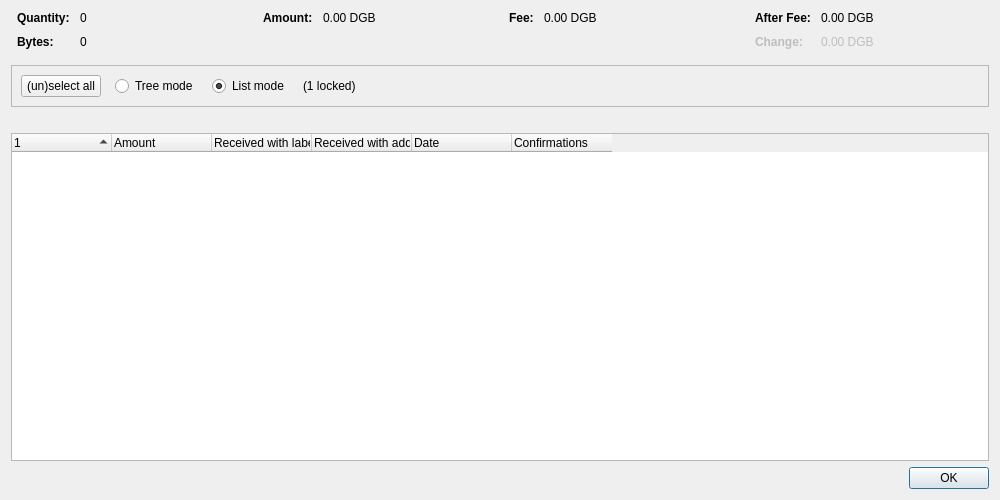
<?xml version="1.0" encoding="UTF-8"?>
<ui version="4.0">
 <class>CoinControlDialog</class>
 <widget class="QDialog" name="CoinControlDialog">
  <property name="geometry">
   <rect>
    <x>0</x>
    <y>0</y>
    <width>1000</width>
    <height>500</height>
   </rect>
  </property>
  <property name="windowTitle">
   <string>Coin Selection</string>
  </property>
  <layout class="QVBoxLayout" name="verticalLayout">
   <item>
    <layout class="QHBoxLayout" name="horizontalLayoutTop" stretch="0,0,0,0">
     <property name="topMargin">
      <number>0</number>
     </property>
     <property name="bottomMargin">
      <number>10</number>
     </property>
     <item>
      <layout class="QFormLayout" name="formLayoutCoinControl1">
       <property name="labelAlignment">
        <set>Qt::AlignLeft|Qt::AlignVCenter</set>
       </property>
       <property name="horizontalSpacing">
        <number>10</number>
       </property>
       <property name="verticalSpacing">
        <number>10</number>
       </property>
       <property name="leftMargin">
        <number>6</number>
       </property>
       <property name="rightMargin">
        <number>6</number>
       </property>
       <item row="0" column="0">
        <widget class="QLabel" name="labelCoinControlQuantityText">
         <property name="font">
          <font>
           <weight>75</weight>
           <bold>true</bold>
          </font>
         </property>
         <property name="text">
          <string>Quantity:</string>
         </property>
        </widget>
       </item>
       <item row="0" column="1">
        <widget class="QLabel" name="labelCoinControlQuantity">
         <property name="cursor">
          <cursorShape>IBeamCursor</cursorShape>
         </property>
         <property name="contextMenuPolicy">
          <enum>Qt::ActionsContextMenu</enum>
         </property>
         <property name="text">
          <string notr="true">0</string>
         </property>
         <property name="textInteractionFlags">
          <set>Qt::LinksAccessibleByMouse|Qt::TextSelectableByKeyboard|Qt::TextSelectableByMouse</set>
         </property>
        </widget>
       </item>
       <item row="1" column="0">
        <widget class="QLabel" name="labelCoinControlBytesText">
         <property name="font">
          <font>
           <weight>75</weight>
           <bold>true</bold>
          </font>
         </property>
         <property name="text">
          <string>Bytes:</string>
         </property>
        </widget>
       </item>
       <item row="1" column="1">
        <widget class="QLabel" name="labelCoinControlBytes">
         <property name="cursor">
          <cursorShape>IBeamCursor</cursorShape>
         </property>
         <property name="contextMenuPolicy">
          <enum>Qt::ActionsContextMenu</enum>
         </property>
         <property name="text">
          <string notr="true">0</string>
         </property>
         <property name="textInteractionFlags">
          <set>Qt::LinksAccessibleByMouse|Qt::TextSelectableByKeyboard|Qt::TextSelectableByMouse</set>
         </property>
        </widget>
       </item>
      </layout>
     </item>
     <item>
      <layout class="QFormLayout" name="formLayoutCoinControl2">
       <property name="horizontalSpacing">
        <number>10</number>
       </property>
       <property name="verticalSpacing">
        <number>10</number>
       </property>
       <property name="leftMargin">
        <number>6</number>
       </property>
       <property name="rightMargin">
        <number>6</number>
       </property>
       <item row="0" column="0">
        <widget class="QLabel" name="labelCoinControlAmountText">
         <property name="font">
          <font>
           <weight>75</weight>
           <bold>true</bold>
          </font>
         </property>
         <property name="text">
          <string>Amount:</string>
         </property>
        </widget>
       </item>
       <item row="0" column="1">
        <widget class="QLabel" name="labelCoinControlAmount">
         <property name="cursor">
          <cursorShape>IBeamCursor</cursorShape>
         </property>
         <property name="contextMenuPolicy">
          <enum>Qt::ActionsContextMenu</enum>
         </property>
         <property name="text">
          <string notr="true">0.00 DGB</string>
         </property>
         <property name="textInteractionFlags">
          <set>Qt::LinksAccessibleByMouse|Qt::TextSelectableByKeyboard|Qt::TextSelectableByMouse</set>
         </property>
        </widget>
       </item>
      </layout>
     </item>
     <item>
      <layout class="QFormLayout" name="formLayoutCoinControl3">
       <property name="horizontalSpacing">
        <number>10</number>
       </property>
       <property name="verticalSpacing">
        <number>10</number>
       </property>
       <property name="leftMargin">
        <number>6</number>
       </property>
       <property name="rightMargin">
        <number>6</number>
       </property>
       <item row="0" column="0">
        <widget class="QLabel" name="labelCoinControlFeeText">
         <property name="font">
          <font>
           <weight>75</weight>
           <bold>true</bold>
          </font>
         </property>
         <property name="text">
          <string>Fee:</string>
         </property>
        </widget>
       </item>
       <item row="0" column="1">
        <widget class="QLabel" name="labelCoinControlFee">
         <property name="cursor">
          <cursorShape>IBeamCursor</cursorShape>
         </property>
         <property name="contextMenuPolicy">
          <enum>Qt::ActionsContextMenu</enum>
         </property>
         <property name="text">
          <string notr="true">0.00 DGB</string>
         </property>
         <property name="textInteractionFlags">
          <set>Qt::LinksAccessibleByMouse|Qt::TextSelectableByKeyboard|Qt::TextSelectableByMouse</set>
         </property>
        </widget>
       </item>
      </layout>
     </item>
     <item>
      <layout class="QFormLayout" name="formLayoutCoinControl4">
       <property name="labelAlignment">
        <set>Qt::AlignLeft|Qt::AlignVCenter</set>
       </property>
       <property name="horizontalSpacing">
        <number>10</number>
       </property>
       <property name="verticalSpacing">
        <number>10</number>
       </property>
       <property name="leftMargin">
        <number>6</number>
       </property>
       <property name="rightMargin">
        <number>6</number>
       </property>
       <item row="0" column="0">
        <widget class="QLabel" name="labelCoinControlAfterFeeText">
         <property name="font">
          <font>
           <weight>75</weight>
           <bold>true</bold>
          </font>
         </property>
         <property name="text">
          <string>After Fee:</string>
         </property>
        </widget>
       </item>
       <item row="0" column="1">
        <widget class="QLabel" name="labelCoinControlAfterFee">
         <property name="cursor">
          <cursorShape>IBeamCursor</cursorShape>
         </property>
         <property name="contextMenuPolicy">
          <enum>Qt::ActionsContextMenu</enum>
         </property>
         <property name="text">
          <string notr="true">0.00 DGB</string>
         </property>
         <property name="textInteractionFlags">
          <set>Qt::LinksAccessibleByMouse|Qt::TextSelectableByKeyboard|Qt::TextSelectableByMouse</set>
         </property>
        </widget>
       </item>
       <item row="1" column="0">
        <widget class="QLabel" name="labelCoinControlChangeText">
         <property name="enabled">
          <bool>false</bool>
         </property>
         <property name="font">
          <font>
           <weight>75</weight>
           <bold>true</bold>
          </font>
         </property>
         <property name="text">
          <string>Change:</string>
         </property>
        </widget>
       </item>
       <item row="1" column="1">
        <widget class="QLabel" name="labelCoinControlChange">
         <property name="enabled">
          <bool>false</bool>
         </property>
         <property name="cursor">
          <cursorShape>IBeamCursor</cursorShape>
         </property>
         <property name="contextMenuPolicy">
          <enum>Qt::ActionsContextMenu</enum>
         </property>
         <property name="text">
          <string notr="true">0.00 DGB</string>
         </property>
         <property name="textInteractionFlags">
          <set>Qt::LinksAccessibleByMouse|Qt::TextSelectableByKeyboard|Qt::TextSelectableByMouse</set>
         </property>
        </widget>
       </item>
      </layout>
     </item>
    </layout>
   </item>
   <item>
    <widget class="QFrame" name="frame">
     <property name="minimumSize">
      <size>
       <width>0</width>
       <height>40</height>
      </size>
     </property>
     <property name="frameShape">
      <enum>QFrame::StyledPanel</enum>
     </property>
     <property name="frameShadow">
      <enum>QFrame::Sunken</enum>
     </property>
     <layout class="QHBoxLayout" name="horizontalLayout">
      <item>
       <layout class="QHBoxLayout" name="horizontalLayoutPanel" stretch="0,0,0,0,0">
        <property name="spacing">
         <number>14</number>
        </property>
        <item>
         <widget class="QPushButton" name="pushButtonSelectAll">
          <property name="sizePolicy">
           <sizepolicy hsizetype="Maximum" vsizetype="Fixed">
            <horstretch>0</horstretch>
            <verstretch>0</verstretch>
           </sizepolicy>
          </property>
          <property name="text">
           <string>(un)select all</string>
          </property>
          <property name="autoDefault">
           <bool>false</bool>
          </property>
         </widget>
        </item>
        <item>
         <widget class="QRadioButton" name="radioTreeMode">
          <property name="sizePolicy">
           <sizepolicy hsizetype="Maximum" vsizetype="Fixed">
            <horstretch>0</horstretch>
            <verstretch>0</verstretch>
           </sizepolicy>
          </property>
          <property name="text">
           <string>Tree mode</string>
          </property>
         </widget>
        </item>
        <item>
         <widget class="QRadioButton" name="radioListMode">
          <property name="sizePolicy">
           <sizepolicy hsizetype="Maximum" vsizetype="Fixed">
            <horstretch>0</horstretch>
            <verstretch>0</verstretch>
           </sizepolicy>
          </property>
          <property name="text">
           <string>List mode</string>
          </property>
          <property name="checked">
           <bool>true</bool>
          </property>
         </widget>
        </item>
        <item>
         <widget class="QLabel" name="labelLocked">
          <property name="text">
           <string notr="true">(1 locked)</string>
          </property>
         </widget>
        </item>
        <item>
         <spacer name="horizontalSpacer">
          <property name="orientation">
           <enum>Qt::Horizontal</enum>
          </property>
          <property name="sizeHint" stdset="0">
           <size>
            <width>40</width>
            <height>20</height>
           </size>
          </property>
         </spacer>
        </item>
       </layout>
      </item>
     </layout>
    </widget>
   </item>
   <item>
    <widget class="QLabel" name="labelWalletBalances">
     <property name="text"><string/></property>
     <property name="wordWrap"><bool>true</bool></property>
     <property name="toolTip"><string>Wallet amounts before fees. Paymaster pool reserves are excluded from the input list and cannot be unlocked here. Other unavailable funds include manually locked coins. DigiDollar collateral is shown separately on the DigiDollar page.</string></property>
    </widget>
   </item>
   <item>
    <widget class="CoinControlTreeWidget" name="treeWidget">
     <property name="contextMenuPolicy">
      <enum>Qt::CustomContextMenu</enum>
     </property>
     <property name="sortingEnabled">
      <bool>false</bool>
     </property>
     <property name="columnCount">
      <number>6</number>
     </property>
     <attribute name="headerShowSortIndicator" stdset="0">
      <bool>true</bool>
     </attribute>
     <attribute name="headerStretchLastSection">
      <bool>false</bool>
     </attribute>
     <column>
      <property name="text">
       <string/>
      </property>
     </column>
     <column>
      <property name="text">
       <string>Amount</string>
      </property>
     </column>
     <column>
      <property name="text">
       <string>Received with label</string>
      </property>
     </column>
     <column>
      <property name="text">
       <string>Received with address</string>
      </property>
     </column>
     <column>
      <property name="text">
       <string>Date</string>
      </property>
     </column>
     <column>
      <property name="text">
       <string>Confirmations</string>
      </property>
      <property name="toolTip">
       <string>Confirmed</string>
      </property>
     </column>
     <column>
      <property name="text">
       <string/>
      </property>
     </column>
     <column>
      <property name="text">
       <string/>
      </property>
     </column>
     <column>
      <property name="text">
       <string/>
      </property>
     </column>
     <column>
      <property name="text">
       <string/>
      </property>
     </column>
    </widget>
   </item>
   <item>
    <widget class="QDialogButtonBox" name="buttonBox">
     <property name="orientation">
      <enum>Qt::Horizontal</enum>
     </property>
     <property name="standardButtons">
      <set>QDialogButtonBox::Ok</set>
     </property>
    </widget>
   </item>
  </layout>
 </widget>
 <customwidgets>
  <customwidget>
   <class>CoinControlTreeWidget</class>
   <extends>QTreeWidget</extends>
   <header>qt/coincontroltreewidget.h</header>
  </customwidget>
 </customwidgets>
 <resources/>
 <connections/>
</ui>
